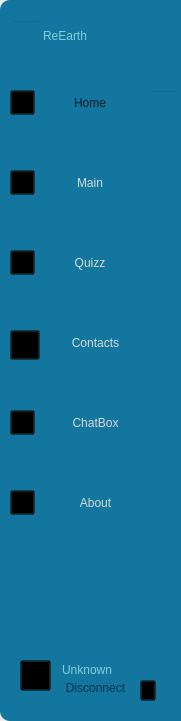
     <widget class="QStackedWidget" name="stackedWidget_2">
      <property name="geometry">
       <rect>
        <x>0</x>
        <y>0</y>
        <width>181</width>
        <height>721</height>
       </rect>
      </property>
      <property name="currentIndex">
       <number>0</number>
      </property>
      <widget class="QWidget" name="page_7">
       <widget class="QLineEdit" name="fleche">
        <property name="geometry">
         <rect>
          <x>150</x>
          <y>90</y>
          <width>30</width>
          <height>30</height>
         </rect>
        </property>
        <property name="cursor">
         <cursorShape>ArrowCursor</cursorShape>
        </property>
        <property name="styleSheet">
         <string notr="true">border-image: url(:/new/icons/icons/Polygone.png);
background-color: rgba(0,0,0,0%);</string>
        </property>
        <property name="text">
         <string/>
        </property>
        <property name="readOnly">
         <bool>true</bool>
        </property>
       </widget>
       <widget class="QLineEdit" name="lineEdit_18">
        <property name="geometry">
         <rect>
          <x>41</x>
          <y>20</y>
          <width>113</width>
          <height>31</height>
         </rect>
        </property>
        <property name="styleSheet">
         <string notr="true">font: 17pt &quot;Bauhaus 93&quot;;
color: rgb(130, 207, 216);
background-color: rgba(0,0,0,0%);
border:none;
</string>
        </property>
        <property name="text">
         <string>ReEarth</string>
        </property>
        <property name="readOnly">
         <bool>true</bool>
        </property>
       </widget>
       <widget class="QPushButton" name="about">
        <property name="geometry">
         <rect>
          <x>50</x>
          <y>490</y>
          <width>91</width>
          <height>25</height>
         </rect>
        </property>
        <property name="styleSheet">
         <string notr="true">QPushButton{
font: 500 14.5pt &quot;Segoe UI&quot; ;
color: rgb(218, 218, 218);
background-color: rgba(0,0,0,0%);
border:none;
}
QPushButton:hover {
font: 500 15pt &quot;Segoe UI&quot; ;
background-color: rgba(0,0,0,0%);
border:none;
}
QPushButton:pressed {
font: 500 14pt &quot;Segoe UI&quot; ;
background-color: rgba(0,0,0,0%);
border:none;
color: rgb(130, 207, 216);
}</string>
        </property>
        <property name="text">
         <string>About</string>
        </property>
       </widget>
       <widget class="QPushButton" name="quizz_bt">
        <property name="geometry">
         <rect>
          <x>10</x>
          <y>250</y>
          <width>25</width>
          <height>25</height>
         </rect>
        </property>
        <property name="styleSheet">
         <string notr="true">border-image: url(:/new/icons/icons/Q.png);
background-color: rgba(0,0,0,0%);</string>
        </property>
        <property name="text">
         <string/>
        </property>
       </widget>
       <widget class="QPushButton" name="exit_4">
        <property name="geometry">
         <rect>
          <x>140</x>
          <y>680</y>
          <width>16</width>
          <height>21</height>
         </rect>
        </property>
        <property name="styleSheet">
         <string notr="true">border-image: url(:/new/icons/icons/exit.png);
background-color: rgba(0,0,0,0%);</string>
        </property>
        <property name="text">
         <string/>
        </property>
       </widget>
       <widget class="QPushButton" name="main_bt">
        <property name="geometry">
         <rect>
          <x>10</x>
          <y>170</y>
          <width>25</width>
          <height>25</height>
         </rect>
        </property>
        <property name="styleSheet">
         <string notr="true">border-image: url(:/new/icons/icons/optionss.png);
background-color: rgba(0,0,0,0%);</string>
        </property>
        <property name="text">
         <string/>
        </property>
       </widget>
       <widget class="QPushButton" name="quizz">
        <property name="geometry">
         <rect>
          <x>50</x>
          <y>250</y>
          <width>80</width>
          <height>25</height>
         </rect>
        </property>
        <property name="styleSheet">
         <string notr="true">QPushButton{
font: 500 14.5pt &quot;Segoe UI&quot; ;
color: rgb(218, 218, 218);
background-color: rgba(0,0,0,0%);
border:none;
}
QPushButton:hover {
font: 500 15pt &quot;Segoe UI&quot; ;
background-color: rgba(0,0,0,0%);
border:none;
}
QPushButton:pressed {
font: 500 14pt &quot;Segoe UI&quot; ;
background-color: rgba(0,0,0,0%);
border:none;
color: rgb(130, 207, 216);
}</string>
        </property>
        <property name="text">
         <string>Quizz</string>
        </property>
       </widget>
       <widget class="QPushButton" name="chatbox_bt">
        <property name="geometry">
         <rect>
          <x>10</x>
          <y>410</y>
          <width>25</width>
          <height>25</height>
         </rect>
        </property>
        <property name="styleSheet">
         <string notr="true">border-image: url(:/new/icons/icons/chat.png);
background-color: rgba(0,0,0,0%);</string>
        </property>
        <property name="text">
         <string/>
        </property>
       </widget>
       <widget class="QPushButton" name="icon_4">
        <property name="geometry">
         <rect>
          <x>20</x>
          <y>660</y>
          <width>31</width>
          <height>31</height>
         </rect>
        </property>
        <property name="styleSheet">
         <string notr="true">border-image: url(:/new/icons/icons/unknown.png);
background-color: rgba(0,0,0,0%);</string>
        </property>
        <property name="text">
         <string/>
        </property>
       </widget>
       <widget class="QPushButton" name="contacts_bt">
        <property name="geometry">
         <rect>
          <x>10</x>
          <y>330</y>
          <width>30</width>
          <height>30</height>
         </rect>
        </property>
        <property name="styleSheet">
         <string notr="true">border-image: url(:/new/icons/icons/contact.png);
background-color: rgba(0,0,0,0%);</string>
        </property>
        <property name="text">
         <string/>
        </property>
       </widget>
       <widget class="QLineEdit" name="username">
        <property name="geometry">
         <rect>
          <x>60</x>
          <y>660</y>
          <width>121</width>
          <height>20</height>
         </rect>
        </property>
        <property name="styleSheet">
         <string notr="true">QLineEdit{
font: 1000 12pt &quot;Segoe UI&quot; ;
	color: rgb(156, 210, 213);
background-color: rgba(0,0,0,0%);
border:none;
}
QLineEdit:pressed {
font: 500 12pt &quot;Segoe UI&quot; ;
background-color: rgba(0,0,0,0%);
border:none;
color: rgb(130, 207, 216);
}</string>
        </property>
        <property name="text">
         <string>Unknown</string>
        </property>
        <property name="readOnly">
         <bool>true</bool>
        </property>
       </widget>
       <widget class="QPushButton" name="home_bt">
        <property name="geometry">
         <rect>
          <x>10</x>
          <y>90</y>
          <width>25</width>
          <height>25</height>
         </rect>
        </property>
        <property name="styleSheet">
         <string notr="true">border-image: url(:/new/icons/icons/home.png);
background-color: rgba(0,0,0,0%);</string>
        </property>
        <property name="text">
         <string/>
        </property>
       </widget>
       <widget class="QPushButton" name="home">
        <property name="geometry">
         <rect>
          <x>50</x>
          <y>90</y>
          <width>80</width>
          <height>25</height>
         </rect>
        </property>
        <property name="styleSheet">
         <string notr="true">font: 1000 15pt &quot;Segoe UI&quot; ;
background-color: rgba(0,0,0,0%);
color: rgb(5, 26, 43);
border:none;
</string>
        </property>
        <property name="text">
         <string>Home</string>
        </property>
       </widget>
       <widget class="QPushButton" name="about_bt_2">
        <property name="geometry">
         <rect>
          <x>10</x>
          <y>490</y>
          <width>25</width>
          <height>25</height>
         </rect>
        </property>
        <property name="styleSheet">
         <string notr="true">border-image: url(:/new/icons/icons/about.png);
background-color: rgba(0,0,0,0%);</string>
        </property>
        <property name="text">
         <string/>
        </property>
       </widget>
       <widget class="QPushButton" name="chatbox">
        <property name="geometry">
         <rect>
          <x>40</x>
          <y>410</y>
          <width>111</width>
          <height>25</height>
         </rect>
        </property>
        <property name="styleSheet">
         <string notr="true">QPushButton{
font: 500 14.5pt &quot;Segoe UI&quot; ;
color: rgb(218, 218, 218);
background-color: rgba(0,0,0,0%);
border:none;
}
QPushButton:hover {
font: 500 15pt &quot;Segoe UI&quot; ;
background-color: rgba(0,0,0,0%);
border:none;
}
QPushButton:pressed {
font: 500 14pt &quot;Segoe UI&quot; ;
background-color: rgba(0,0,0,0%);
border:none;
color: rgb(130, 207, 216);
}</string>
        </property>
        <property name="text">
         <string>ChatBox</string>
        </property>
       </widget>
       <widget class="QPushButton" name="main_slct">
        <property name="geometry">
         <rect>
          <x>50</x>
          <y>170</y>
          <width>80</width>
          <height>25</height>
         </rect>
        </property>
        <property name="styleSheet">
         <string notr="true">QPushButton{
font: 500 14.5pt &quot;Segoe UI&quot; ;
color: rgb(218, 218, 218);
background-color: rgba(0,0,0,0%);
border:none;
}
QPushButton:hover {
font: 500 15pt &quot;Segoe UI&quot; ;
background-color: rgba(0,0,0,0%);
border:none;
}
QPushButton:pressed {
font: 500 14pt &quot;Segoe UI&quot; ;
background-color: rgba(0,0,0,0%);
border:none;
color: rgb(130, 207, 216);
}</string>
        </property>
        <property name="text">
         <string>Main</string>
        </property>
       </widget>
       <widget class="QLineEdit" name="lineEdit_16">
        <property name="geometry">
         <rect>
          <x>10</x>
          <y>20</y>
          <width>31</width>
          <height>31</height>
         </rect>
        </property>
        <property name="styleSheet">
         <string notr="true">border-image: url(:/new/img/img/logo1.png);
background-color: rgba(0,0,0,0%);</string>
        </property>
        <property name="text">
         <string/>
        </property>
        <property name="readOnly">
         <bool>true</bool>
        </property>
       </widget>
       <widget class="QPushButton" name="disconnect">
        <property name="geometry">
         <rect>
          <x>60</x>
          <y>680</y>
          <width>71</width>
          <height>16</height>
         </rect>
        </property>
        <property name="cursor">
         <cursorShape>PointingHandCursor</cursorShape>
        </property>
        <property name="styleSheet">
         <string notr="true">QPushButton{
font: 1000 8pt &quot;Segoe UI&quot; ;
	color: rgb(0, 51, 74);
background-color: rgba(0,0,0,0%);
border:none;
}
QPushButton:pressed {
font: 500 8pt &quot;Segoe UI&quot; ;
background-color: rgba(0,0,0,0%);
border:none;
color: rgb(130, 207, 216);
}</string>
        </property>
        <property name="text">
         <string>Disconnect</string>
        </property>
       </widget>
       <widget class="QPushButton" name="contacts">
        <property name="geometry">
         <rect>
          <x>40</x>
          <y>330</y>
          <width>111</width>
          <height>25</height>
         </rect>
        </property>
        <property name="styleSheet">
         <string notr="true">QPushButton{
font: 500 14.5pt &quot;Segoe UI&quot; ;
color: rgb(218, 218, 218);
background-color: rgba(0,0,0,0%);
border:none;
}
QPushButton:hover {
font: 500 15pt &quot;Segoe UI&quot; ;
background-color: rgba(0,0,0,0%);
border:none;
}
QPushButton:pressed {
font: 500 14pt &quot;Segoe UI&quot; ;
background-color: rgba(0,0,0,0%);
border:none;
color: rgb(130, 207, 216);
}</string>
        </property>
        <property name="text">
         <string>Contacts</string>
        </property>
       </widget>
       <widget class="QLineEdit" name="lineEdit_33">
        <property name="geometry">
         <rect>
          <x>0</x>
          <y>0</y>
          <width>221</width>
          <height>721</height>
         </rect>
        </property>
        <property name="maximumSize">
         <size>
          <width>1000</width>
          <height>1000</height>
         </size>
        </property>
        <property name="styleSheet">
         <string notr="true">background-color: rgb(18, 118, 158);
border-radius:10 ;</string>
        </property>
        <property name="maxLength">
         <number>1000000</number>
        </property>
        <property name="readOnly">
         <bool>true</bool>
        </property>
       </widget>
       <zorder>lineEdit_33</zorder>
       <zorder>fleche</zorder>
       <zorder>lineEdit_18</zorder>
       <zorder>about</zorder>
       <zorder>quizz_bt</zorder>
       <zorder>exit_4</zorder>
       <zorder>main_bt</zorder>
       <zorder>quizz</zorder>
       <zorder>chatbox_bt</zorder>
       <zorder>icon_4</zorder>
       <zorder>contacts_bt</zorder>
       <zorder>username</zorder>
       <zorder>home_bt</zorder>
       <zorder>home</zorder>
       <zorder>about_bt_2</zorder>
       <zorder>chatbox</zorder>
       <zorder>main_slct</zorder>
       <zorder>lineEdit_16</zorder>
       <zorder>disconnect</zorder>
       <zorder>contacts</zorder>
      </widget>
     </widget>
